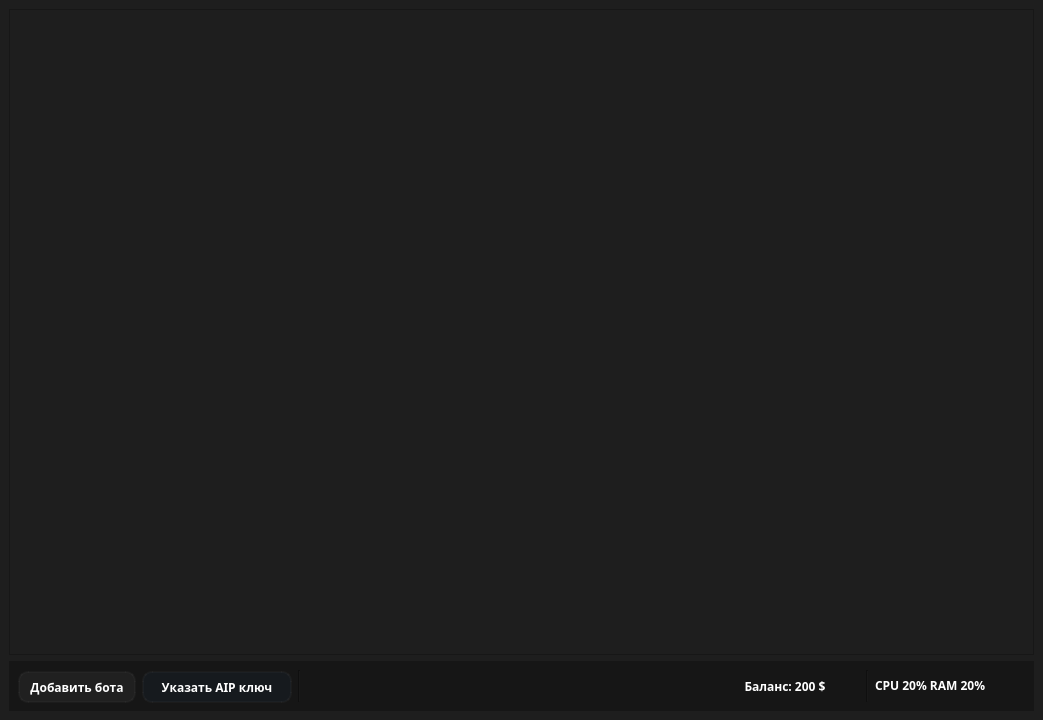
<?xml version="1.0" encoding="UTF-8"?>
<ui version="4.0">
 <class>MainWindow</class>
 <widget class="QMainWindow" name="MainWindow">
  <property name="geometry">
   <rect>
    <x>0</x>
    <y>0</y>
    <width>1043</width>
    <height>720</height>
   </rect>
  </property>
  <property name="minimumSize">
   <size>
    <width>800</width>
    <height>720</height>
   </size>
  </property>
  <property name="cursor">
   <cursorShape>ArrowCursor</cursorShape>
  </property>
  <property name="windowTitle">
   <string>Calibri </string>
  </property>
  <property name="styleSheet">
   <string notr="true">background-color:#1E1E1E;
font-family:Eirik Raudel;
</string>
  </property>
  <widget class="QWidget" name="centralwidget">
   <layout class="QVBoxLayout" name="verticalLayout">
    <item>
     <layout class="QVBoxLayout" name="verticalLayout_main">
      <item>
       <widget class="QScrollArea" name="scrollArea">
        <property name="widgetResizable">
         <bool>true</bool>
        </property>
        <widget class="QWidget" name="scrollAreaWidgetContents">
         <property name="geometry">
          <rect>
           <x>0</x>
           <y>0</y>
           <width>1021</width>
           <height>642</height>
          </rect>
         </property>
         <layout class="QVBoxLayout" name="verticalLayout_2"/>
        </widget>
       </widget>
      </item>
      <item>
       <widget class="QFrame" name="lower_panel">
        <property name="minimumSize">
         <size>
          <width>0</width>
          <height>35</height>
         </size>
        </property>
        <property name="styleSheet">
         <string notr="true">background-color:#161616;
</string>
        </property>
        <layout class="QHBoxLayout" name="horizontalLayout">
         <property name="leftMargin">
          <number>2</number>
         </property>
         <item>
          <widget class="QPushButton" name="bt_add_bot">
           <property name="minimumSize">
            <size>
             <width>0</width>
             <height>32</height>
            </size>
           </property>
           <property name="maximumSize">
            <size>
             <width>125</width>
             <height>30</height>
            </size>
           </property>
           <property name="font">
            <font>
             <family>Eirik Raudel</family>
             <bold>true</bold>
            </font>
           </property>
           <property name="styleSheet">
            <string notr="true">QPushButton{
color:#FFFFFF;
font-weight:bold;
background-color:#202020;
border:2px solid rgba(103,103,101,20);
border-radius:10px;
margin-left:7px;
}


QPushButton:hover{
background-color:#313131;
border:2px solid rgba(103,103,101,40);
}

QPushButton:pressed{
background-color:#3D3B3B;
border:2px solid rgba(103,103,101,70);
}
</string>
           </property>
           <property name="text">
            <string>Добавить бота</string>
           </property>
          </widget>
         </item>
         <item>
          <widget class="QPushButton" name="bt_add_API">
           <property name="minimumSize">
            <size>
             <width>0</width>
             <height>32</height>
            </size>
           </property>
           <property name="maximumSize">
            <size>
             <width>150</width>
             <height>30</height>
            </size>
           </property>
           <property name="styleSheet">
            <string notr="true">QPushButton{
color:#FFFFFF;
font-weight:bold;
background-color:rgba(23, 33, 43,100);
border:2px solid rgba(103,103,101,20);
border-radius:10px;
}


QPushButton:hover{
background-color:#222931;

border:2px solid rgba(103,103,101,40);
}

QPushButton:pressed{
background-color:#222B36;
border:2px solid rgba(103,103,101,70);
}
</string>
           </property>
           <property name="text">
            <string>Указать AIP ключ</string>
           </property>
          </widget>
         </item>
         <item>
          <widget class="Line" name="line_2">
           <property name="orientation">
            <enum>Qt::Vertical</enum>
           </property>
          </widget>
         </item>
         <item alignment="Qt::AlignRight">
          <widget class="QLabel" name="balance_acc">
           <property name="minimumSize">
            <size>
             <width>150</width>
             <height>30</height>
            </size>
           </property>
           <property name="layoutDirection">
            <enum>Qt::LeftToRight</enum>
           </property>
           <property name="autoFillBackground">
            <bool>false</bool>
           </property>
           <property name="styleSheet">
            <string notr="true">color:#FFFFFF;
font-weight:bold;</string>
           </property>
           <property name="text">
            <string>Баланс: 200 $</string>
           </property>
           <property name="alignment">
            <set>Qt::AlignCenter</set>
           </property>
          </widget>
         </item>
         <item>
          <widget class="Line" name="line_for_balance_system">
           <property name="orientation">
            <enum>Qt::Vertical</enum>
           </property>
          </widget>
         </item>
         <item alignment="Qt::AlignVCenter">
          <widget class="QLabel" name="system_info">
           <property name="minimumSize">
            <size>
             <width>100</width>
             <height>25</height>
            </size>
           </property>
           <property name="maximumSize">
            <size>
             <width>150</width>
             <height>25</height>
            </size>
           </property>
           <property name="styleSheet">
            <string notr="true">color:#FFFFFF;
font-weight:bold;</string>
           </property>
           <property name="text">
            <string>CPU 20% RAM 20%</string>
           </property>
          </widget>
         </item>
        </layout>
       </widget>
      </item>
     </layout>
    </item>
   </layout>
  </widget>
 </widget>
 <resources/>
 <connections/>
</ui>
